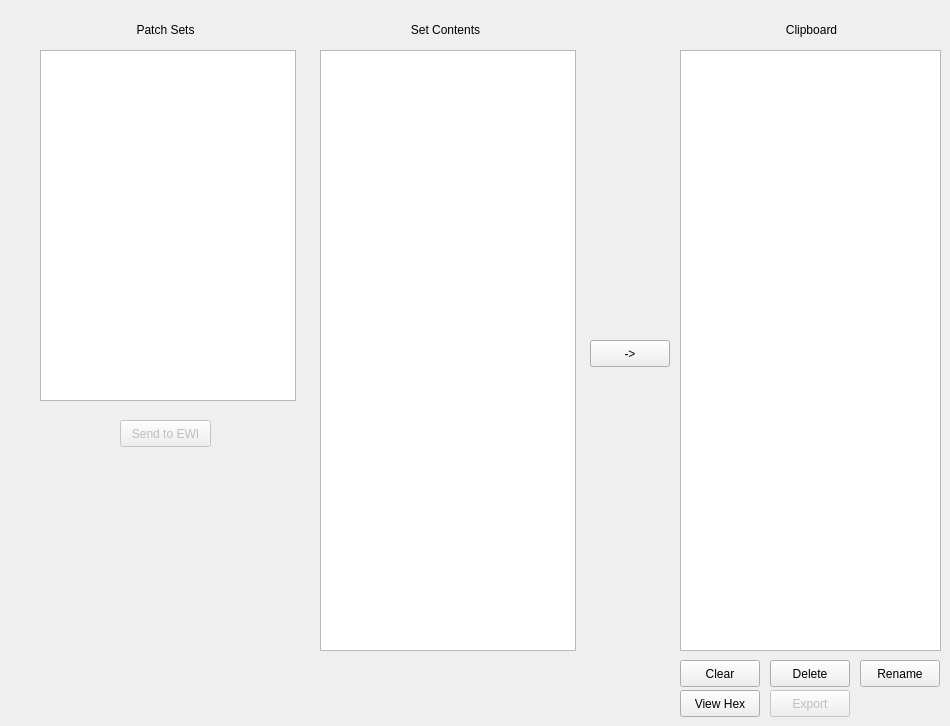
    <widget class="QWidget" name="library_tab" >
     <attribute name="title" >
      <string>Set Library</string>
     </attribute>
     <widget class="QListWidget" name="setList_listWidget" >
      <property name="geometry" >
       <rect>
        <x>40</x>
        <y>50</y>
        <width>256</width>
        <height>351</height>
       </rect>
      </property>
     </widget>
     <widget class="QListWidget" name="setContents_listWidget" >
      <property name="geometry" >
       <rect>
        <x>320</x>
        <y>50</y>
        <width>256</width>
        <height>601</height>
       </rect>
      </property>
      <property name="font" >
       <font>
        <pointsize>8</pointsize>
       </font>
      </property>
      <property name="selectionMode" >
       <enum>QAbstractItemView::MultiSelection</enum>
      </property>
     </widget>
     <widget class="QLabel" name="label_108" >
      <property name="geometry" >
       <rect>
        <x>40</x>
        <y>20</y>
        <width>251</width>
        <height>20</height>
       </rect>
      </property>
      <property name="text" >
       <string>Patch Sets</string>
      </property>
      <property name="alignment" >
       <set>Qt::AlignCenter</set>
      </property>
     </widget>
     <widget class="QLabel" name="label_109" >
      <property name="geometry" >
       <rect>
        <x>320</x>
        <y>20</y>
        <width>251</width>
        <height>20</height>
       </rect>
      </property>
      <property name="text" >
       <string>Set Contents</string>
      </property>
      <property name="alignment" >
       <set>Qt::AlignCenter</set>
      </property>
     </widget>
     <widget class="QPushButton" name="sendLibraryToEWI_pushButton" >
      <property name="enabled" >
       <bool>false</bool>
      </property>
      <property name="geometry" >
       <rect>
        <x>120</x>
        <y>420</y>
        <width>91</width>
        <height>27</height>
       </rect>
      </property>
      <property name="text" >
       <string>Send to EWI</string>
      </property>
     </widget>
     <widget class="QListWidget" name="clipboard_listWidget" >
      <property name="geometry" >
       <rect>
        <x>680</x>
        <y>50</y>
        <width>261</width>
        <height>601</height>
       </rect>
      </property>
      <property name="font" >
       <font>
        <pointsize>8</pointsize>
       </font>
      </property>
      <property name="selectionMode" >
       <enum>QAbstractItemView::SingleSelection</enum>
      </property>
     </widget>
     <widget class="QLabel" name="label_110" >
      <property name="geometry" >
       <rect>
        <x>686</x>
        <y>20</y>
        <width>251</width>
        <height>20</height>
       </rect>
      </property>
      <property name="text" >
       <string>Clipboard</string>
      </property>
      <property name="alignment" >
       <set>Qt::AlignCenter</set>
      </property>
     </widget>
     <widget class="QPushButton" name="clearClipboard_pushButton" >
      <property name="enabled" >
       <bool>true</bool>
      </property>
      <property name="geometry" >
       <rect>
        <x>680</x>
        <y>660</y>
        <width>80</width>
        <height>27</height>
       </rect>
      </property>
      <property name="text" >
       <string>Clear</string>
      </property>
     </widget>
     <widget class="QPushButton" name="copyToClipboard_pushButton" >
      <property name="geometry" >
       <rect>
        <x>590</x>
        <y>340</y>
        <width>80</width>
        <height>27</height>
       </rect>
      </property>
      <property name="text" >
       <string>-></string>
      </property>
     </widget>
     <widget class="QPushButton" name="deleteClipboard_pushButton" >
      <property name="enabled" >
       <bool>true</bool>
      </property>
      <property name="geometry" >
       <rect>
        <x>770</x>
        <y>660</y>
        <width>80</width>
        <height>27</height>
       </rect>
      </property>
      <property name="text" >
       <string>Delete</string>
      </property>
     </widget>
     <widget class="QPushButton" name="renameClipboard_pushButton" >
      <property name="enabled" >
       <bool>true</bool>
      </property>
      <property name="geometry" >
       <rect>
        <x>860</x>
        <y>660</y>
        <width>80</width>
        <height>27</height>
       </rect>
      </property>
      <property name="text" >
       <string>Rename</string>
      </property>
     </widget>
     <widget class="QPushButton" name="exportClipboard_pushButton" >
      <property name="enabled" >
       <bool>false</bool>
      </property>
      <property name="geometry" >
       <rect>
        <x>770</x>
        <y>690</y>
        <width>80</width>
        <height>27</height>
       </rect>
      </property>
      <property name="text" >
       <string>Export</string>
      </property>
     </widget>
     <widget class="QPushButton" name="viewHexClipboard_pushButton" >
      <property name="enabled" >
       <bool>true</bool>
      </property>
      <property name="geometry" >
       <rect>
        <x>680</x>
        <y>690</y>
        <width>80</width>
        <height>27</height>
       </rect>
      </property>
      <property name="text" >
       <string>View Hex</string>
      </property>
     </widget>
    </widget>
